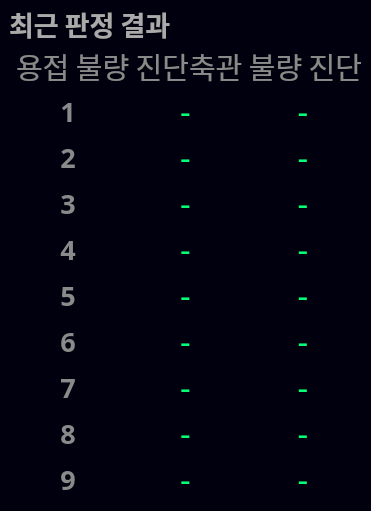
           <widget class="QFrame" name="calenderBox">
            <property name="minimumSize">
             <size>
              <width>0</width>
              <height>300</height>
             </size>
            </property>
            <property name="styleSheet">
             <string notr="true">QFrame {
	background-color:  rgb(0, 0, 15);
	border: none;
	border-radius: 12px;
}</string>
            </property>
            <property name="frameShape">
             <enum>QFrame::NoFrame</enum>
            </property>
            <property name="frameShadow">
             <enum>QFrame::Raised</enum>
            </property>
            <layout class="QVBoxLayout" name="verticalLayout_25">
             <property name="spacing">
              <number>6</number>
             </property>
             <property name="leftMargin">
              <number>9</number>
             </property>
             <property name="topMargin">
              <number>9</number>
             </property>
             <property name="rightMargin">
              <number>9</number>
             </property>
             <property name="bottomMargin">
              <number>9</number>
             </property>
             <item>
              <widget class="QLabel" name="label_47">
               <property name="minimumSize">
                <size>
                 <width>180</width>
                 <height>0</height>
                </size>
               </property>
               <property name="maximumSize">
                <size>
                 <width>150</width>
                 <height>30</height>
                </size>
               </property>
               <property name="font">
                <font>
                 <family>에스코어 드림 6 Bold</family>
                 <pointsize>20</pointsize>
                 <bold>true</bold>
                </font>
               </property>
               <property name="styleSheet">
                <string notr="true">color: rgb(170, 170, 170);</string>
               </property>
               <property name="text">
                <string>최근 판정 결과</string>
               </property>
               <property name="margin">
                <number>0</number>
               </property>
              </widget>
             </item>
             <item>
              <widget class="QWidget" name="widget" native="true">
               <property name="styleSheet">
                <string notr="true">	background-color:  rgb(0, 0, 15);
</string>
               </property>
               <layout class="QVBoxLayout" name="verticalLayout_9">
                <property name="spacing">
                 <number>0</number>
                </property>
                <property name="leftMargin">
                 <number>0</number>
                </property>
                <property name="topMargin">
                 <number>0</number>
                </property>
                <property name="rightMargin">
                 <number>0</number>
                </property>
                <property name="bottomMargin">
                 <number>0</number>
                </property>
                <item>
                 <widget class="QWidget" name="widget_8" native="true">
                  <layout class="QHBoxLayout" name="horizontalLayout_5">
                   <property name="spacing">
                    <number>0</number>
                   </property>
                   <property name="leftMargin">
                    <number>0</number>
                   </property>
                   <property name="topMargin">
                    <number>0</number>
                   </property>
                   <property name="rightMargin">
                    <number>0</number>
                   </property>
                   <property name="bottomMargin">
                    <number>0</number>
                   </property>
                   <item>
                    <widget class="QLabel" name="label">
                     <property name="text">
                      <string/>
                     </property>
                    </widget>
                   </item>
                   <item>
                    <widget class="QLabel" name="label_3">
                     <property name="font">
                      <font>
                       <family>에스코어 드림 6 Bold</family>
                       <pointsize>22</pointsize>
                      </font>
                     </property>
                     <property name="styleSheet">
                      <string notr="true">color: rgb(138, 138, 138);</string>
                     </property>
                     <property name="text">
                      <string>용접 불량 진단</string>
                     </property>
                     <property name="alignment">
                      <set>Qt::AlignCenter</set>
                     </property>
                    </widget>
                   </item>
                   <item>
                    <widget class="QLabel" name="label_7">
                     <property name="font">
                      <font>
                       <family>에스코어 드림 6 Bold</family>
                       <pointsize>22</pointsize>
                      </font>
                     </property>
                     <property name="styleSheet">
                      <string notr="true">color: rgb(138, 138, 138);</string>
                     </property>
                     <property name="text">
                      <string>축관 불량 진단</string>
                     </property>
                     <property name="alignment">
                      <set>Qt::AlignCenter</set>
                     </property>
                    </widget>
                   </item>
                  </layout>
                 </widget>
                </item>
                <item>
                 <widget class="QWidget" name="widget_6" native="true">
                  <layout class="QHBoxLayout" name="horizontalLayout_9">
                   <property name="spacing">
                    <number>0</number>
                   </property>
                   <property name="leftMargin">
                    <number>0</number>
                   </property>
                   <property name="topMargin">
                    <number>0</number>
                   </property>
                   <property name="rightMargin">
                    <number>0</number>
                   </property>
                   <property name="bottomMargin">
                    <number>0</number>
                   </property>
                   <item>
                    <widget class="QLabel" name="label_9">
                     <property name="font">
                      <font>
                       <family>에스코어 드림 6 Bold</family>
                       <pointsize>20</pointsize>
                       <bold>true</bold>
                      </font>
                     </property>
                     <property name="styleSheet">
                      <string notr="true">color: rgb(138, 138, 138);</string>
                     </property>
                     <property name="text">
                      <string>1</string>
                     </property>
                     <property name="alignment">
                      <set>Qt::AlignCenter</set>
                     </property>
                    </widget>
                   </item>
                   <item>
                    <widget class="QLabel" name="label_11">
                     <property name="font">
                      <font>
                       <family>에스코어 드림 6 Bold</family>
                       <pointsize>25</pointsize>
                      </font>
                     </property>
                     <property name="styleSheet">
                      <string notr="true">color: rgb(7, 255, 119);</string>
                     </property>
                     <property name="text">
                      <string>-</string>
                     </property>
                     <property name="alignment">
                      <set>Qt::AlignCenter</set>
                     </property>
                    </widget>
                   </item>
                   <item>
                    <widget class="QLabel" name="label_13">
                     <property name="font">
                      <font>
                       <family>에스코어 드림 6 Bold</family>
                       <pointsize>25</pointsize>
                      </font>
                     </property>
                     <property name="styleSheet">
                      <string notr="true">color: rgb(7, 255, 119);</string>
                     </property>
                     <property name="text">
                      <string>-</string>
                     </property>
                     <property name="alignment">
                      <set>Qt::AlignCenter</set>
                     </property>
                    </widget>
                   </item>
                  </layout>
                 </widget>
                </item>
                <item>
                 <widget class="QWidget" name="widget_3" native="true">
                  <layout class="QHBoxLayout" name="horizontalLayout_10">
                   <property name="spacing">
                    <number>0</number>
                   </property>
                   <property name="leftMargin">
                    <number>0</number>
                   </property>
                   <property name="topMargin">
                    <number>0</number>
                   </property>
                   <property name="rightMargin">
                    <number>0</number>
                   </property>
                   <property name="bottomMargin">
                    <number>0</number>
                   </property>
                   <item>
                    <widget class="QLabel" name="label_14">
                     <property name="font">
                      <font>
                       <family>에스코어 드림 6 Bold</family>
                       <pointsize>20</pointsize>
                       <bold>true</bold>
                      </font>
                     </property>
                     <property name="styleSheet">
                      <string notr="true">color: rgb(138, 138, 138);</string>
                     </property>
                     <property name="text">
                      <string>2</string>
                     </property>
                     <property name="alignment">
                      <set>Qt::AlignCenter</set>
                     </property>
                    </widget>
                   </item>
                   <item>
                    <widget class="QLabel" name="label_15">
                     <property name="font">
                      <font>
                       <family>에스코어 드림 6 Bold</family>
                       <pointsize>25</pointsize>
                      </font>
                     </property>
                     <property name="styleSheet">
                      <string notr="true">color: rgb(7, 255, 119);</string>
                     </property>
                     <property name="text">
                      <string>-</string>
                     </property>
                     <property name="alignment">
                      <set>Qt::AlignCenter</set>
                     </property>
                    </widget>
                   </item>
                   <item>
                    <widget class="QLabel" name="label_16">
                     <property name="font">
                      <font>
                       <family>에스코어 드림 6 Bold</family>
                       <pointsize>25</pointsize>
                      </font>
                     </property>
                     <property name="styleSheet">
                      <string notr="true">color: rgb(7, 255, 119);</string>
                     </property>
                     <property name="text">
                      <string>-</string>
                     </property>
                     <property name="alignment">
                      <set>Qt::AlignCenter</set>
                     </property>
                    </widget>
                   </item>
                  </layout>
                 </widget>
                </item>
                <item>
                 <widget class="QWidget" name="widget_10" native="true">
                  <property name="font">
                   <font>
                    <pointsize>12</pointsize>
                   </font>
                  </property>
                  <layout class="QHBoxLayout" name="horizontalLayout_11">
                   <property name="spacing">
                    <number>0</number>
                   </property>
                   <property name="leftMargin">
                    <number>0</number>
                   </property>
                   <property name="topMargin">
                    <number>0</number>
                   </property>
                   <property name="rightMargin">
                    <number>0</number>
                   </property>
                   <property name="bottomMargin">
                    <number>0</number>
                   </property>
                   <item>
                    <widget class="QLabel" name="label_17">
                     <property name="font">
                      <font>
                       <family>에스코어 드림 6 Bold</family>
                       <pointsize>20</pointsize>
                       <bold>true</bold>
                      </font>
                     </property>
                     <property name="styleSheet">
                      <string notr="true">color: rgb(138, 138, 138);</string>
                     </property>
                     <property name="text">
                      <string>3</string>
                     </property>
                     <property name="alignment">
                      <set>Qt::AlignCenter</set>
                     </property>
                    </widget>
                   </item>
                   <item>
                    <widget class="QLabel" name="label_18">
                     <property name="font">
                      <font>
                       <family>에스코어 드림 6 Bold</family>
                       <pointsize>25</pointsize>
                      </font>
                     </property>
                     <property name="styleSheet">
                      <string notr="true">color: rgb(7, 255, 119);</string>
                     </property>
                     <property name="text">
                      <string>-</string>
                     </property>
                     <property name="alignment">
                      <set>Qt::AlignCenter</set>
                     </property>
                    </widget>
                   </item>
                   <item>
                    <widget class="QLabel" name="label_19">
                     <property name="font">
                      <font>
                       <family>에스코어 드림 6 Bold</family>
                       <pointsize>25</pointsize>
                      </font>
                     </property>
                     <property name="styleSheet">
                      <string notr="true">color: rgb(7, 255, 119);</string>
                     </property>
                     <property name="text">
                      <string>-</string>
                     </property>
                     <property name="alignment">
                      <set>Qt::AlignCenter</set>
                     </property>
                    </widget>
                   </item>
                  </layout>
                 </widget>
                </item>
                <item>
                 <widget class="QWidget" name="widget_9" native="true">
                  <layout class="QHBoxLayout" name="horizontalLayout_12">
                   <property name="spacing">
                    <number>0</number>
                   </property>
                   <property name="leftMargin">
                    <number>0</number>
                   </property>
                   <property name="topMargin">
                    <number>0</number>
                   </property>
                   <property name="rightMargin">
                    <number>0</number>
                   </property>
                   <property name="bottomMargin">
                    <number>0</number>
                   </property>
                   <item>
                    <widget class="QLabel" name="label_20">
                     <property name="font">
                      <font>
                       <family>에스코어 드림 6 Bold</family>
                       <pointsize>20</pointsize>
                       <bold>true</bold>
                      </font>
                     </property>
                     <property name="styleSheet">
                      <string notr="true">color: rgb(138, 138, 138);</string>
                     </property>
                     <property name="text">
                      <string>4</string>
                     </property>
                     <property name="alignment">
                      <set>Qt::AlignCenter</set>
                     </property>
                    </widget>
                   </item>
                   <item>
                    <widget class="QLabel" name="label_22">
                     <property name="font">
                      <font>
                       <family>에스코어 드림 6 Bold</family>
                       <pointsize>25</pointsize>
                      </font>
                     </property>
                     <property name="styleSheet">
                      <string notr="true">color: rgb(7, 255, 119);</string>
                     </property>
                     <property name="text">
                      <string>-</string>
                     </property>
                     <property name="alignment">
                      <set>Qt::AlignCenter</set>
                     </property>
                    </widget>
                   </item>
                   <item>
                    <widget class="QLabel" name="label_23">
                     <property name="font">
                      <font>
                       <family>에스코어 드림 6 Bold</family>
                       <pointsize>25</pointsize>
                      </font>
                     </property>
                     <property name="styleSheet">
                      <string notr="true">color: rgb(7, 255, 119);</string>
                     </property>
                     <property name="text">
                      <string>-</string>
                     </property>
                     <property name="alignment">
                      <set>Qt::AlignCenter</set>
                     </property>
                    </widget>
                   </item>
                  </layout>
                 </widget>
                </item>
                <item>
                 <widget class="QWidget" name="widget_11" native="true">
                  <layout class="QHBoxLayout" name="horizontalLayout_13">
                   <property name="spacing">
                    <number>0</number>
                   </property>
                   <property name="leftMargin">
                    <number>0</number>
                   </property>
                   <property name="topMargin">
                    <number>0</number>
                   </property>
                   <property name="rightMargin">
                    <number>0</number>
                   </property>
                   <property name="bottomMargin">
                    <number>0</number>
                   </property>
                   <item>
                    <widget class="QLabel" name="label_25">
                     <property name="font">
                      <font>
                       <family>에스코어 드림 6 Bold</family>
                       <pointsize>20</pointsize>
                       <bold>true</bold>
                      </font>
                     </property>
                     <property name="styleSheet">
                      <string notr="true">color: rgb(138, 138, 138);</string>
                     </property>
                     <property name="text">
                      <string>5</string>
                     </property>
                     <property name="alignment">
                      <set>Qt::AlignCenter</set>
                     </property>
                    </widget>
                   </item>
                   <item>
                    <widget class="QLabel" name="label_27">
                     <property name="font">
                      <font>
                       <family>에스코어 드림 6 Bold</family>
                       <pointsize>25</pointsize>
                      </font>
                     </property>
                     <property name="styleSheet">
                      <string notr="true">color: rgb(7, 255, 119);</string>
                     </property>
                     <property name="text">
                      <string>-</string>
                     </property>
                     <property name="alignment">
                      <set>Qt::AlignCenter</set>
                     </property>
                    </widget>
                   </item>
                   <item>
                    <widget class="QLabel" name="label_28">
                     <property name="font">
                      <font>
                       <family>에스코어 드림 6 Bold</family>
                       <pointsize>25</pointsize>
                      </font>
                     </property>
                     <property name="styleSheet">
                      <string notr="true">color: rgb(7, 255, 119);</string>
                     </property>
                     <property name="text">
                      <string>-</string>
                     </property>
                     <property name="alignment">
                      <set>Qt::AlignCenter</set>
                     </property>
                    </widget>
                   </item>
                  </layout>
                 </widget>
                </item>
                <item>
                 <widget class="QWidget" name="widget_2" native="true">
                  <layout class="QHBoxLayout" name="horizontalLayout_14">
                   <property name="spacing">
                    <number>0</number>
                   </property>
                   <property name="leftMargin">
                    <number>0</number>
                   </property>
                   <property name="topMargin">
                    <number>0</number>
                   </property>
                   <property name="rightMargin">
                    <number>0</number>
                   </property>
                   <property name="bottomMargin">
                    <number>0</number>
                   </property>
                   <item>
                    <widget class="QLabel" name="label_29">
                     <property name="font">
                      <font>
                       <family>에스코어 드림 6 Bold</family>
                       <pointsize>20</pointsize>
                       <bold>true</bold>
                      </font>
                     </property>
                     <property name="styleSheet">
                      <string notr="true">color: rgb(138, 138, 138);</string>
                     </property>
                     <property name="text">
                      <string>6</string>
                     </property>
                     <property name="alignment">
                      <set>Qt::AlignCenter</set>
                     </property>
                    </widget>
                   </item>
                   <item>
                    <widget class="QLabel" name="label_30">
                     <property name="font">
                      <font>
                       <family>에스코어 드림 6 Bold</family>
                       <pointsize>25</pointsize>
                      </font>
                     </property>
                     <property name="styleSheet">
                      <string notr="true">color: rgb(7, 255, 119);</string>
                     </property>
                     <property name="text">
                      <string>-</string>
                     </property>
                     <property name="alignment">
                      <set>Qt::AlignCenter</set>
                     </property>
                    </widget>
                   </item>
                   <item>
                    <widget class="QLabel" name="label_31">
                     <property name="font">
                      <font>
                       <family>에스코어 드림 6 Bold</family>
                       <pointsize>25</pointsize>
                      </font>
                     </property>
                     <property name="styleSheet">
                      <string notr="true">color: rgb(7, 255, 119);</string>
                     </property>
                     <property name="text">
                      <string>-</string>
                     </property>
                     <property name="alignment">
                      <set>Qt::AlignCenter</set>
                     </property>
                    </widget>
                   </item>
                  </layout>
                 </widget>
                </item>
                <item>
                 <widget class="QWidget" name="widget_4" native="true">
                  <layout class="QHBoxLayout" name="horizontalLayout_15">
                   <property name="spacing">
                    <number>0</number>
                   </property>
                   <property name="leftMargin">
                    <number>0</number>
                   </property>
                   <property name="topMargin">
                    <number>0</number>
                   </property>
                   <property name="rightMargin">
                    <number>0</number>
                   </property>
                   <property name="bottomMargin">
                    <number>0</number>
                   </property>
                   <item>
                    <widget class="QLabel" name="label_32">
                     <property name="font">
                      <font>
                       <family>에스코어 드림 6 Bold</family>
                       <pointsize>20</pointsize>
                       <bold>true</bold>
                      </font>
                     </property>
                     <property name="styleSheet">
                      <string notr="true">color: rgb(138, 138, 138);</string>
                     </property>
                     <property name="text">
                      <string>7</string>
                     </property>
                     <property name="alignment">
                      <set>Qt::AlignCenter</set>
                     </property>
                    </widget>
                   </item>
                   <item>
                    <widget class="QLabel" name="label_33">
                     <property name="font">
                      <font>
                       <family>에스코어 드림 6 Bold</family>
                       <pointsize>25</pointsize>
                      </font>
                     </property>
                     <property name="styleSheet">
                      <string notr="true">color: rgb(7, 255, 119);</string>
                     </property>
                     <property name="text">
                      <string>-</string>
                     </property>
                     <property name="alignment">
                      <set>Qt::AlignCenter</set>
                     </property>
                    </widget>
                   </item>
                   <item>
                    <widget class="QLabel" name="label_34">
                     <property name="font">
                      <font>
                       <family>에스코어 드림 6 Bold</family>
                       <pointsize>25</pointsize>
                      </font>
                     </property>
                     <property name="styleSheet">
                      <string notr="true">color: rgb(7, 255, 119);</string>
                     </property>
                     <property name="text">
                      <string>-</string>
                     </property>
                     <property name="alignment">
                      <set>Qt::AlignCenter</set>
                     </property>
                    </widget>
                   </item>
                  </layout>
                 </widget>
                </item>
                <item>
                 <widget class="QWidget" name="widget_5" native="true">
                  <layout class="QHBoxLayout" name="horizontalLayout_16">
                   <property name="spacing">
                    <number>0</number>
                   </property>
                   <property name="leftMargin">
                    <number>0</number>
                   </property>
                   <property name="topMargin">
                    <number>0</number>
                   </property>
                   <property name="rightMargin">
                    <number>0</number>
                   </property>
                   <property name="bottomMargin">
                    <number>0</number>
                   </property>
                   <item>
                    <widget class="QLabel" name="label_35">
                     <property name="font">
                      <font>
                       <family>에스코어 드림 6 Bold</family>
                       <pointsize>20</pointsize>
                       <bold>true</bold>
                      </font>
                     </property>
                     <property name="styleSheet">
                      <string notr="true">color: rgb(138, 138, 138);</string>
                     </property>
                     <property name="text">
                      <string>8</string>
                     </property>
                     <property name="alignment">
                      <set>Qt::AlignCenter</set>
                     </property>
                    </widget>
                   </item>
                   <item>
                    <widget class="QLabel" name="label_36">
                     <property name="font">
                      <font>
                       <family>에스코어 드림 6 Bold</family>
                       <pointsize>25</pointsize>
                      </font>
                     </property>
                     <property name="styleSheet">
                      <string notr="true">color: rgb(7, 255, 119);</string>
                     </property>
                     <property name="text">
                      <string>-</string>
                     </property>
                     <property name="alignment">
                      <set>Qt::AlignCenter</set>
                     </property>
                    </widget>
                   </item>
                   <item>
                    <widget class="QLabel" name="label_37">
                     <property name="font">
                      <font>
                       <family>에스코어 드림 6 Bold</family>
                       <pointsize>25</pointsize>
                      </font>
                     </property>
                     <property name="styleSheet">
                      <string notr="true">color: rgb(7, 255, 119);</string>
                     </property>
                     <property name="text">
                      <string>-</string>
                     </property>
                     <property name="alignment">
                      <set>Qt::AlignCenter</set>
                     </property>
                    </widget>
                   </item>
                  </layout>
                 </widget>
                </item>
                <item>
                 <widget class="QWidget" name="widget_7" native="true">
                  <layout class="QHBoxLayout" name="horizontalLayout_17">
                   <property name="spacing">
                    <number>0</number>
                   </property>
                   <property name="leftMargin">
                    <number>0</number>
                   </property>
                   <property name="topMargin">
                    <number>0</number>
                   </property>
                   <property name="rightMargin">
                    <number>0</number>
                   </property>
                   <property name="bottomMargin">
                    <number>0</number>
                   </property>
                   <item>
                    <widget class="QLabel" name="label_38">
                     <property name="font">
                      <font>
                       <family>에스코어 드림 6 Bold</family>
                       <pointsize>20</pointsize>
                       <bold>true</bold>
                      </font>
                     </property>
                     <property name="styleSheet">
                      <string notr="true">color: rgb(138, 138, 138);</string>
                     </property>
                     <property name="text">
                      <string>9</string>
                     </property>
                     <property name="alignment">
                      <set>Qt::AlignCenter</set>
                     </property>
                    </widget>
                   </item>
                   <item>
                    <widget class="QLabel" name="label_39">
                     <property name="font">
                      <font>
                       <family>에스코어 드림 6 Bold</family>
                       <pointsize>25</pointsize>
                      </font>
                     </property>
                     <property name="styleSheet">
                      <string notr="true">color: rgb(7, 255, 119);</string>
                     </property>
                     <property name="text">
                      <string>-</string>
                     </property>
                     <property name="alignment">
                      <set>Qt::AlignCenter</set>
                     </property>
                    </widget>
                   </item>
                   <item>
                    <widget class="QLabel" name="label_40">
                     <property name="font">
                      <font>
                       <family>에스코어 드림 6 Bold</family>
                       <pointsize>25</pointsize>
                      </font>
                     </property>
                     <property name="styleSheet">
                      <string notr="true">color: rgb(7, 255, 119);</string>
                     </property>
                     <property name="text">
                      <string>-</string>
                     </property>
                     <property name="alignment">
                      <set>Qt::AlignCenter</set>
                     </property>
                    </widget>
                   </item>
                  </layout>
                 </widget>
                </item>
               </layout>
              </widget>
             </item>
            </layout>
           </widget>
